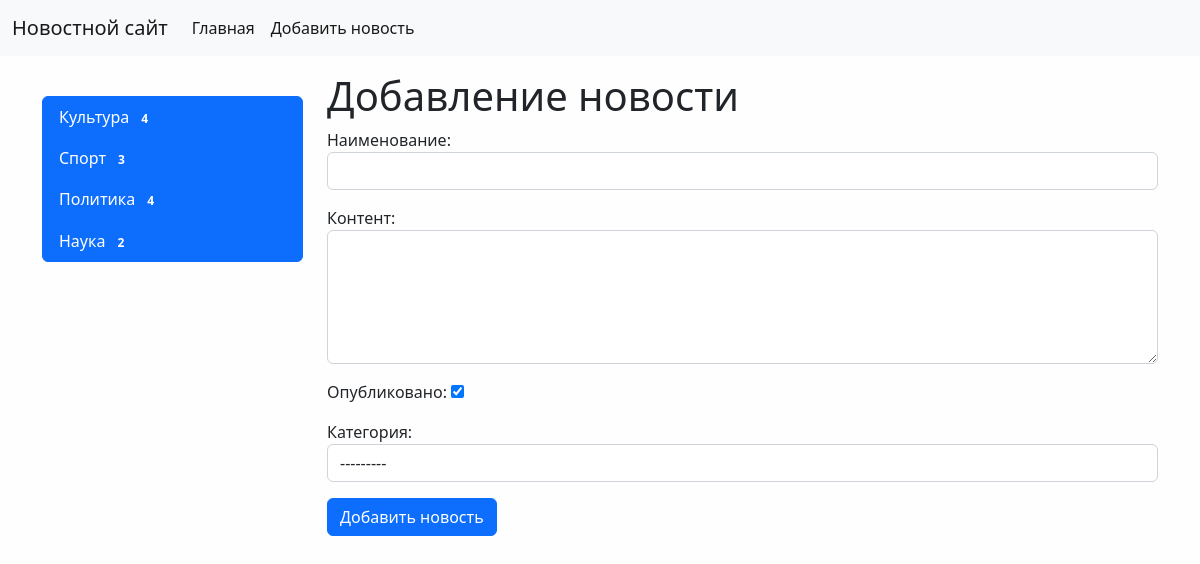
The app's page /news/add-news/ with its own data.
### news/models.py (models this page shows)
class Category(models.Model):
    title = models.CharField(max_length=150, db_index=True, verbose_name='Наименование категории')
    def get_absolute_url(self):
        return reverse('category', kwargs={'category_id': self.pk})
    def __str__(self):
        return self.title
    class Meta:
        verbose_name = 'Категория'
        verbose_name_plural = 'Категории'
        ordering = ['title']

### news/views.py (the view)
# urls.py: path('news/add-news/', CreateNews.as_view(), name='add_news'),
class CreateNews(CreateView):
    form_class = NewsForm
    template_name = 'news/add_news.html'

### news/forms.py (shortened to what this page needs)
class NewsForm(forms.ModelForm):
    class Meta:
        model = News
        fields = ['title', 'content', 'is_published', 'category']
        widgets = {
            'title': forms.TextInput(attrs={'class': 'form-control'}),
            'content': forms.Textarea(attrs={'class': 'form-control', 'rows': 5}),
            'category': forms.Select(attrs={'class': 'form-control'}),
        }

### news/templatetags/news_tags.py (called while the page is built)
@register.inclusion_tag('news/list_categories.html')
def show_categories():
    categories = Category.objects.annotate(cnt=Count('news')).filter(cnt__gt=0)
    return {"categories": categories}

### news/templates/news/add_news.html (shortened to what this page needs)
{% extends 'base.html' %}
{% block sidebar %}
{% include 'inc/_sidebar.html' %}
{% endblock %}
{% block content %}
<h1>Добавление новости</h1>
<form action="{% url 'add_news' %}" method="post">
    {{ form.as_p }}
    <button type="submit" class="btn btn-primary btn-block">Добавить новость</button>
</form>
{% endblock %}

### news/templates/news/list_categories.html
<div class="list-group">
    {% for item in categories %}
    <a href="{{ item.get_absolute_url }}" class="list-group-item list-group-item-action active"
       aria-current="true">{{ item.title }} <span class="badge badge-primary badge-pill">{{ item.cnt }}</span></a>
    {% endfor %}
</div>

### static/css/style.css (style rules this page uses)
body { background-color: #fefefe; }

### records on screen
Category: title "Культура", cnt "4"
Category: title "Спорт", cnt "3"
Category: title "Политика", cnt "4"
Category: title "Наука", cnt "2"
